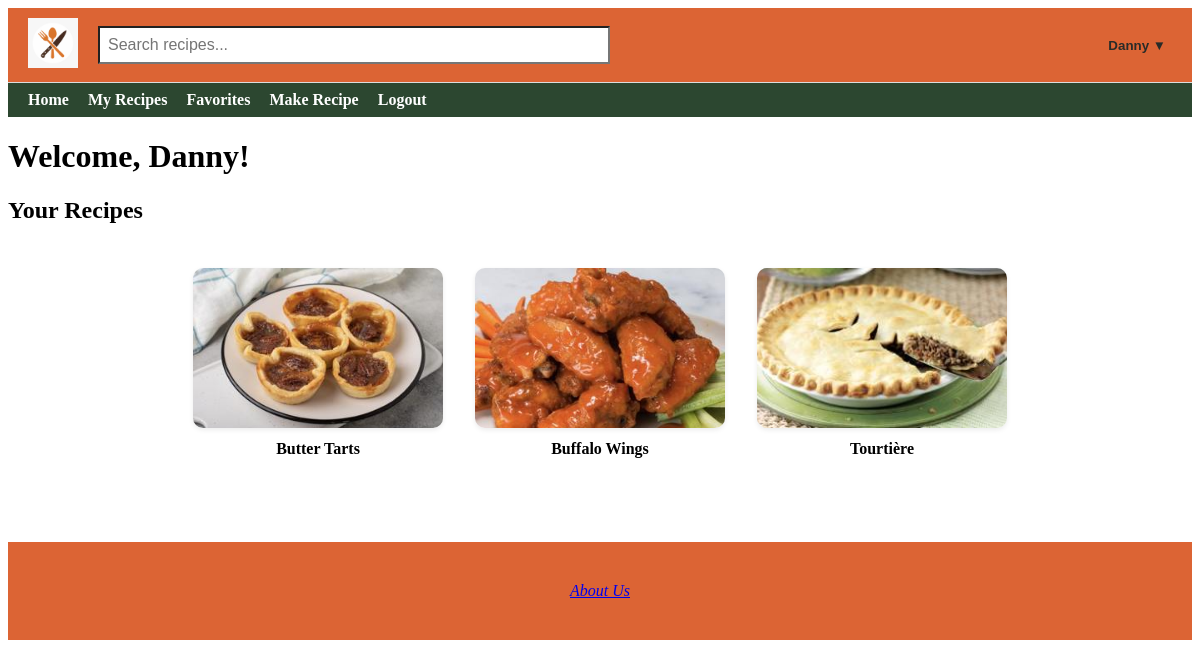
Before: /recipes (signed in) with the older database file.
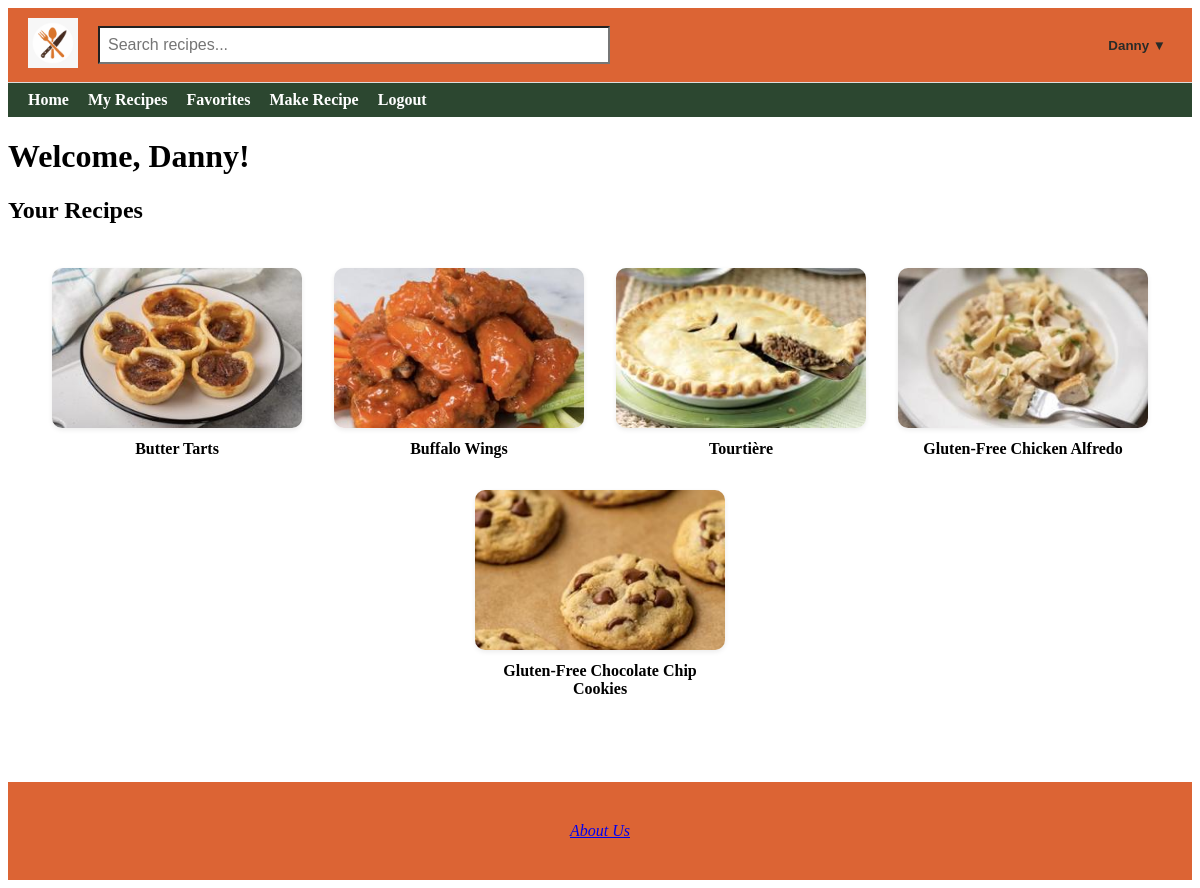
After: the same page with the newer database file.
### app/models.py (models this page shows, shortened)
class Recipe(db.Model):
    id = db.Column(db.Integer, primary_key=True)
    title = db.Column(db.String(100), nullable=False)
    description = db.Column(db.Text, nullable=False)
    ingredients = db.Column(db.Text, nullable=True)
    instructions = db.Column(db.Text, nullable=True)
    image_filename = db.Column(db.String(120), nullable=True)
    created = db.Column(db.DateTime, default=get_local_time)
    user_id = db.Column(db.Integer, db.ForeignKey('user.id'), nullable=False)
    rating_sum = db.Column(db.Integer, default=0)
    rating_count = db.Column(db.Integer, default=0)
    user = db.relationship('User', backref=db.backref('user_recipes', lazy=True), overlaps="author,recipes")
    comments = db.relationship('Comment', backref=db.backref('recipe', lazy=True)) #Relationship to comments (one-to-many)
    tags = db.relationship(
        'Tag',
        secondary=recipe_tags,
        backref=db.backref('recipes', lazy='dynamic'),
        lazy='dynamic'
    )

### app/routes.py (the view)
@app.route('/recipes')
@login_required
def recipes():
    recipes = Recipe.query.filter_by(user_id=current_user.id).all()
    missing_images_count = sum(1 for r in recipes if not r.image_filename)
    placeholder_colors = get_placeholder_colors(missing_images_count)
    return render_template('recipes.html', recipes=recipes, name=current_user.username, placeholder_colors=placeholder_colors)

### app/routes.py (called while the page is built)
def get_placeholder_colors(count):
    colors = [
        "#FF6B6B", "#6BCB77", "#4D96FF", "#FFC75F",
        "#F9F871", "#A393EB", "#FF9671", "#00C9A7",
        "#D65DB1", "#845EC2"
    ]
    random.shuffle(colors)
    return colors[:count]

@login_manager.user_loader
def load_user(user_id):
    return User.query.get(int(user_id))

@app.context_processor
def inject_user():
    return dict(current_user=current_user)

### app/templates/recipes.html (shortened to what this page needs)
{% extends "base.html" %}
{% block content %}
<h1>Welcome, {{ name }}!</h1>
<h2>Your Recipes</h2>
{% set colors = ['#FF6B6B', '#6BCB77', '#4D96FF', '#FFC75F', '#F9F871', '#A393EB', '#FF9671', '#00C9A7', '#D65DB1', '#845EC2'] %}
<div class="recipe-grid">
    {% for recipe in recipes %}
        {% set has_image = recipe.image_filename is not none %}
        {% set color = colors[recipe.id % colors|length] %}
        <a href="{{ url_for('recipe_details', id=recipe.id) }}"
           class="recipe-card {% if has_image %}has-image{% endif %}">
            <div class="recipe-card-box"
                 style="background-color: {% if not has_image %}{{ color }}{% else %}transparent{% endif %};">
                {% if has_image %}
                    <img src="{{ url_for('static', filename='uploads/' + recipe.image_filename) }}"
                         alt="{{ recipe.title }}">
                {% endif %}
            </div>
            <div class="recipe-title">{{ recipe.title }}</div>
        </a>
    {% endfor %}
</div>
{% endblock %}

Changed rows visible on the page:
added Recipe: image_filename (picture), title "Gluten-Free Chicken Alfredo"
added Recipe: image_filename (picture), title "Gluten-Free Chocolate Chip Cookies"
